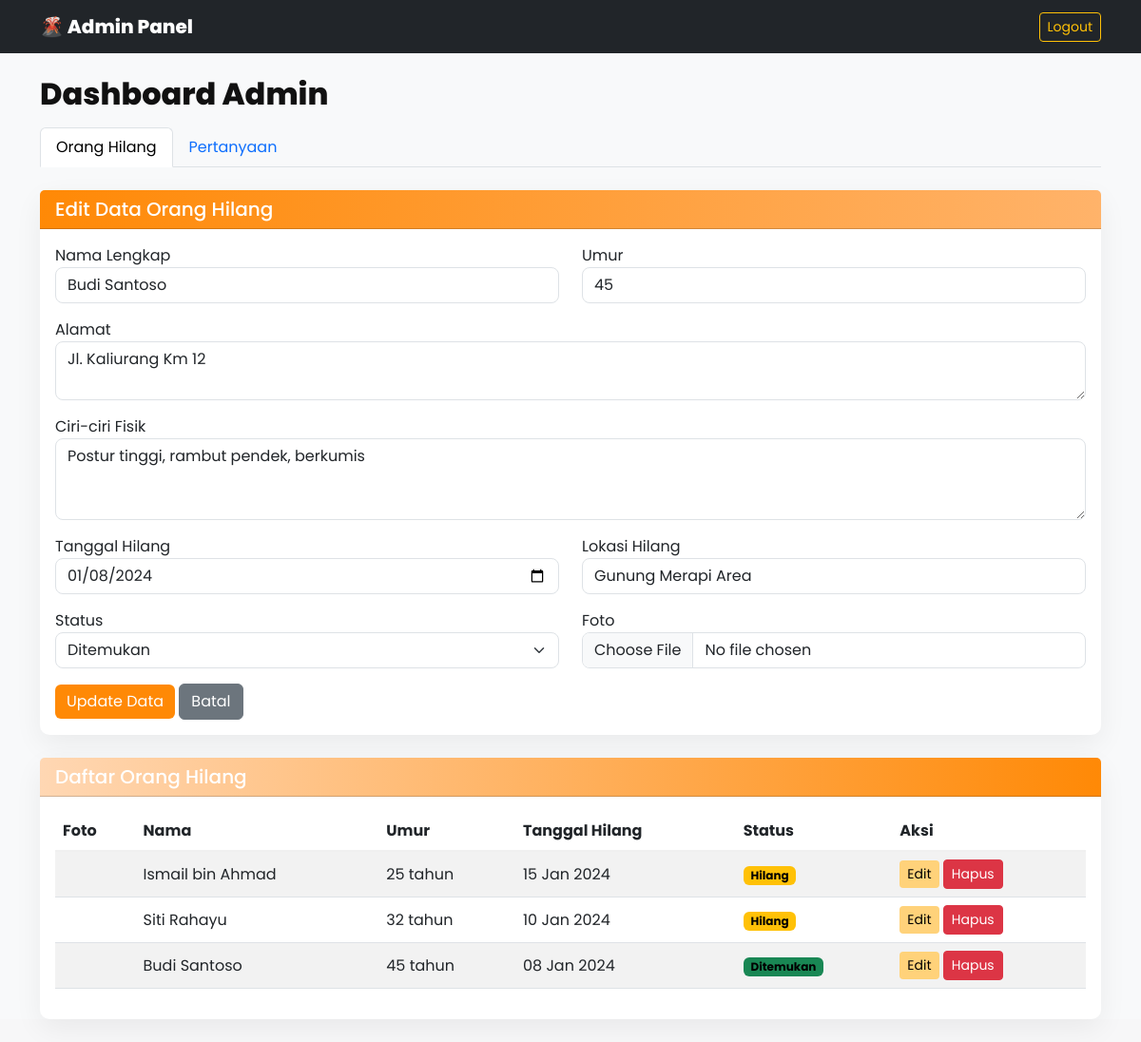
Page /admin.php?edit=3 (signed in) on the committed database.
### tables this page shows
CREATE TABLE `orang_hilang` (
  `id` int(11) NOT NULL,
  `nama` varchar(100) NOT NULL,
  `umur` int(11) DEFAULT NULL,
  `alamat` text DEFAULT NULL,
  `ciri_fisik` text DEFAULT NULL,
  `tanggal_hilang` date DEFAULT NULL,
  `lokasi_hilang` varchar(255) DEFAULT NULL,
  `foto` varchar(255) DEFAULT NULL,
  `status` enum('hilang','ditemukan') DEFAULT 'hilang',
  `created_at` timestamp NOT NULL DEFAULT current_timestamp()
);

### config.php (called while the page is built, shortened)
<?php
$host = 'localhost';
$user = 'root';
$pass = '';
$db   = 'nada_vulkanik';
$conn = new mysqli($host, $user, $pass, $db);
$conn->set_charset("utf8");
function sanitize($data) {
    global $conn;
    return mysqli_real_escape_string($conn, htmlspecialchars(strip_tags(trim($data))));
}
?>

### admin.php (the view, shortened to what this page needs)
<?php
require 'config.php';
$orang_hilang_query = "SELECT * FROM orang_hilang ORDER BY created_at DESC";
$orang_hilang_result = $conn->query($orang_hilang_query);
$edit_data = null;
if (isset($_GET['edit'])) {
    $id = sanitize($_GET['edit']);
    $edit_query = "SELECT * FROM orang_hilang WHERE id='$id'";
    $edit_result = $conn->query($edit_query);
    if ($edit_result->num_rows > 0) {
        $edit_data = $edit_result->fetch_assoc();
    }
}
?>
<!DOCTYPE html>
<html lang="id">
<head>
    <link href="https://cdn.jsdelivr.net/npm/bootstrap@5.3.0/dist/css/bootstrap.min.css" rel="stylesheet">
    <link rel="stylesheet" href="css/admin.css">
</head>
<body class="bg-light">
    <nav class="navbar navbar-dark bg-dark">
        <div class="container">
            <a class="navbar-brand" href="admin.php">🌋 Admin Panel</a>
            <div class="navbar-nav ms-auto">
                <a class="btn btn-outline-warning btn-sm" href="logout.php">Logout</a>
            </div>
        </div>
    </nav>
    <div class="container my-4">
        <h2>Dashboard Admin</h2>
        <ul class="nav nav-tabs mb-4" id="adminTabs" role="tablist">
            <li class="nav-item" role="presentation">
                <button class="nav-link active" id="orang-tab" data-bs-toggle="tab" data-bs-target="#orang" type="button">Orang Hilang</button>
            </li>
            <li class="nav-item" role="presentation">
                <button class="nav-link" id="pertanyaan-tab" data-bs-toggle="tab" data-bs-target="#pertanyaan" type="button">Pertanyaan</button>
            </li>
        </ul>
        <div class="tab-content" id="adminTabsContent">
            <div class="tab-pane fade show active" id="orang" role="tabpanel">
                <div class="card mb-4">
                    <div class="card-header bg-primary text-white">
                        <h5 class="mb-0"><?php echo $edit_data ? 'Edit' : 'Tambah'; ?> Data Orang Hilang</h5>
                    </div>
                    <div class="card-body">
                        <form method="POST" enctype="multipart/form-data">
                            <div class="row">
                                <div class="col-md-6 mb-3">
                                    <label>Nama Lengkap</label>
                                    <input type="text" class="form-control" name="nama"
                                           value="<?php echo $edit_data ? $edit_data['nama'] : ''; ?>" required>
                                </div>
                                <div class="col-md-6 mb-3">
                                    <label>Umur</label>
                                    <input type="number" class="form-control" name="umur"
                                           value="<?php echo $edit_data ? $edit_data['umur'] : ''; ?>" required>
                                </div>
                            </div>
                            <div class="mb-3">
                                <label>Alamat</label>
                                <textarea class="form-control" name="alamat" rows="2" required><?php echo $edit_data ? $edit_data['alamat'] : ''; ?></textarea>
                            </div>
                            <div class="mb-3">
                                <label>Ciri-ciri Fisik</label>
                                <textarea class="form-control" name="ciri_fisik" rows="3" required><?php echo $edit_data ? $edit_data['ciri_fisik'] : ''; ?></textarea>
                            </div>
                            <div class="row">
                                <div class="col-md-6 mb-3">
                                    <label>Tanggal Hilang</label>
                                    <input type="date" class="form-control" name="tanggal_hilang"
                                           value="<?php echo $edit_data ? $edit_data['tanggal_hilang'] : ''; ?>" required>
                                </div>
                                <div class="col-md-6 mb-3">
                                    <label>Lokasi Hilang</label>
                                    <input type="text" class="form-control" name="lokasi_hilang"
                                           value="<?php echo $edit_data ? $edit_data['lokasi_hilang'] : ''; ?>" required>
                                </div>
                            </div>
                            <div class="row">
                                <div class="col-md-6 mb-3">
                                    <label>Status</label>
                                    <select class="form-select" name="status" required>
                                        <option value="ditemukan" <?php echo ($edit_data && $edit_data['status'] == 'ditemukan') ? 'selected' : ''; ?>>Ditemukan</option>
                                    </select>
                                </div>
                                <div class="col-md-6 mb-3">
                                    <label>Foto</label>
                                    <input type="file" class="form-control" name="foto" accept="image/*">
                                </div>
                            </div>
                            <button type="submit" class="btn btn-success" name="<?php echo $edit_data ? 'edit_orang_hilang' : 'tambah_orang_hilang'; ?>">
                                <?php echo $edit_data ? 'Update' : 'Tambah'; ?> Data
                            </button>
                            <?php if ($edit_data): ?>
                                <a href="admin.php" class="btn btn-secondary">Batal</a>
                            <?php endif; ?>
                        </form>
                    </div>
                </div>
                <div class="card">
                    <div class="card-header bg-info text-white">
                        <h5 class="mb-0">Daftar Orang Hilang</h5>
                    </div>
                    <div class="card-body">
                        <?php if ($orang_hilang_result->num_rows > 0): ?>
                            <div class="table-responsive">
                                <table class="table table-striped">
                                    <thead>
                                        <tr>
                                            <th>Foto</th>
                                            <th>Nama</th>
                                            <th>Umur</th>
                                            <th>Tanggal Hilang</th>
                                            <th>Status</th>
                                            <th>Aksi</th>
                                        </tr>
                                    </thead>
                                    <tbody>
                                        <?php while($person = $orang_hilang_result->fetch_assoc()): ?>
                                            <tr>
                                                <td>
                                                </td>
                                                <td><?php echo htmlspecialchars($person['nama']); ?></td>
                                                <td><?php echo $person['umur']; ?> tahun</td>
                                                <td><?php echo date('d M Y', strtotime($person['tanggal_hilang'])); ?></td>
                                                <td>
                                                    <?php if ($person['status'] == 'hilang'): ?>
                                                        <span class="badge bg-warning">Hilang</span>
                                                    <?php else: ?>
                                                        <span class="badge bg-success">Ditemukan</span>
                                                    <?php endif; ?>
                                                </td>
                                                <td>
                                                    <a href="admin.php?edit=<?php echo $person['id']; ?>" class="btn btn-sm btn-warning">Edit</a>
                                                    <a href="admin.php?hapus=<?php echo $person['id']; ?>" class="btn btn-sm btn-danger" onclick="return confirm('Yakin hapus data?')">Hapus</a>
                                                </td>
                                            </tr>
                                        <?php endwhile; ?>
                                    </tbody>
                                </table>
                            </div>
                        <?php else: ?>
                            <p class="text-muted">Belum ada data orang hilang.</p>
                        <?php endif; ?>
                    </div>
                </div>
            </div>
        </div>
    </div>
</body>
</html>

### css/admin.css (style rules this page uses)
:root { --accent: #FF8906; --bg: #fff; --muted: #6b6b78; --card-bg: #ffffff; --panel-shadow: 0 10px 30px rgba(9,13,19,0.06); }
html,body { font-family: 'Poppins', system-ui, -apple-system, 'Segoe UI', Roboto, Arial; background: #f7f7f8; color: #111; }
.navbar-brand { font-weight:800; }
.container.my-4 h2 { font-weight:800; margin-bottom:1rem; }
.card .card-header.bg-primary { background: linear-gradient(90deg,var(--accent), #ffb36a); color:#000; }
.card .card-header.bg-info { background: linear-gradient(90deg,#ffd7b3,var(--accent)); color:#000; }
.card { border:0; border-radius:10px; box-shadow: var(--panel-shadow); }
.form-control, .form-select { border-radius:8px; }
.btn-success { background:var(--accent); border:0; box-shadow:none; }
.btn-warning { background:#ffd27a; color:#000; border:0; }
.table thead th { background:transparent; border-bottom:2px solid rgba(0,0,0,0.06); }
.table tbody tr td { vertical-align:middle; }
.badge.bg-warning { background:#ffd27a; color:#000; }
.badge.bg-success { background:#8fd19b; color:#000; }

### rows in the picture
orang_hilang: nama "Budi Santoso", umur "45", alamat "Jl. Kaliurang Km 12", ciri_fisik "Postur tinggi, rambut pendek, berkumis", tanggal_hilang "01/08/2024", lokasi_hilang "Gunung Merapi Area", status "Ditemukan", tanggal_hilang "08 Jan 2024"
orang_hilang: nama "Ismail bin Ahmad", umur "25", tanggal_hilang "15 Jan 2024", status "Hilang"
orang_hilang: nama "Siti Rahayu", umur "32", tanggal_hilang "10 Jan 2024", status "Hilang"
